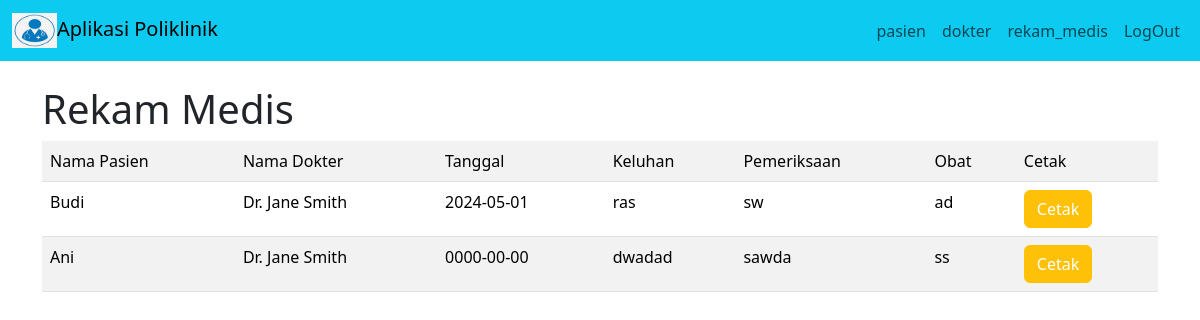
Page /?page=rekam_medis/index on the committed database.
### tables this page shows
CREATE TABLE `rekammedis` (
  `id_rekam_medis` int(11) NOT NULL,
  `id_pasien` int(11) DEFAULT NULL,
  `tanggal` date DEFAULT NULL,
  `keluhan` varchar(255) DEFAULT NULL,
  `pemeriksaan` varchar(255) DEFAULT NULL,
  `obat` varchar(255) DEFAULT NULL
);

CREATE TABLE `pasien` (
  `id_pasien` int(11) NOT NULL,
  `nama_pasien` varchar(255) DEFAULT NULL,
  `jenis_kelamin` char(1) DEFAULT NULL,
  `no_telp` varchar(15) DEFAULT NULL,
  `tanggal_lahir` date DEFAULT NULL,
  `alamat_pasien` varchar(255) DEFAULT NULL,
  `id_dokter` int(11) DEFAULT NULL
);

CREATE TABLE `dokter` (
  `id_dokter` int(11) NOT NULL,
  `nama_dokter` varchar(255) DEFAULT NULL,
  `spesialis` varchar(900) DEFAULT NULL,
  `no_telp_dokter` varchar(15) DEFAULT NULL,
  `alamat_dokter` varchar(255) DEFAULT NULL
);

### rekam_medis/index.php (the view)
<?php
include "koneksi.php";
?>
<h1 class="mt-4">Rekam Medis</h1>
<table class="table table-striped">
    <tr>
        <td>Nama Pasien</td>
        <td>Nama Dokter</td>
        <td>Tanggal</td>
        <td>Keluhan</td>
        <td>Pemeriksaan</td>
        <td>Obat</td>
        <td>Cetak</td>
    </tr>
    <?php
    $query = mysqli_query($koneksi, "SELECT *, Pasien.nama_pasien, Pasien.id_dokter
   FROM rekammedis
   LEFT JOIN Pasien ON rekammedis.id_pasien = pasien.id_pasien");
    while ($data = mysqli_fetch_array($query)) {
        $id_dokter = $data['id_dokter'];
        $query_2 = mysqli_query($koneksi, "SELECT * FROM dokter WHERE id_dokter = $id_dokter");
        $data_2 = mysqli_fetch_array($query_2);
    ?>
        <tr>
            <td><?php echo $data['nama_pasien'] ?></td>
            <td><?php echo $data_2['nama_dokter'] ?></td>
            <td><?php echo $data['tanggal'] ?></td>
            <td><?php echo $data['keluhan'] ?></td>
            <td><?php echo $data['pemeriksaan'] ?></td>
            <td><?php echo $data['obat'] ?></td>
            <td>
                <button class="btn btn-warning">
                    <a style="color: white;text-decoration:none" href="rekam_medis/cetak.php?id_pasien=<?php echo $data['id_pasien'] ?>">Cetak</a>
                </button>
            </td>
        </tr>
    <?Php
    }
    ?>
</table>

### rows in the picture
rekammedis: id_pasien.nama_pasien "Budi", dokter.nama_dokter "Dr. Jane Smith", tanggal "2024-05-01", keluhan "ras", pemeriksaan "sw", obat "ad"
rekammedis: id_pasien.nama_pasien "Ani", dokter.nama_dokter "Dr. Jane Smith", tanggal "0000-00-00", keluhan "dwadad", pemeriksaan "sawda", obat "ss"
